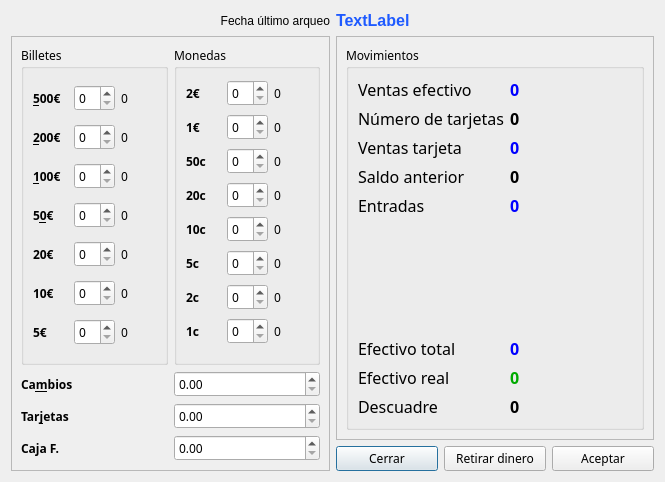
<?xml version="1.0" encoding="UTF-8"?>
<ui version="4.0">
 <class>Cajas</class>
 <widget class="QDialog" name="Cajas">
  <property name="geometry">
   <rect>
    <x>0</x>
    <y>0</y>
    <width>665</width>
    <height>482</height>
   </rect>
  </property>
  <property name="windowTitle">
   <string>Arqueo de caja</string>
  </property>
  <layout class="QGridLayout" name="gridLayout_2">
   <item row="0" column="0">
    <widget class="QLabel" name="label_31">
     <property name="text">
      <string>Fecha último arqueo</string>
     </property>
     <property name="alignment">
      <set>Qt::AlignRight|Qt::AlignTrailing|Qt::AlignVCenter</set>
     </property>
    </widget>
   </item>
   <item row="0" column="1">
    <widget class="QLabel" name="labelFUArqueo">
     <property name="font">
      <font>
       <pointsize>12</pointsize>
       <weight>75</weight>
       <bold>true</bold>
      </font>
     </property>
     <property name="styleSheet">
      <string notr="true">color: rgb(30, 90, 255);</string>
     </property>
     <property name="text">
      <string>TextLabel</string>
     </property>
    </widget>
   </item>
   <item row="1" column="0" rowspan="2">
    <widget class="QFrame" name="frame">
     <property name="frameShape">
      <enum>QFrame::StyledPanel</enum>
     </property>
     <property name="frameShadow">
      <enum>QFrame::Raised</enum>
     </property>
     <layout class="QGridLayout" name="gridLayout">
      <item row="1" column="3">
       <widget class="QDoubleSpinBox" name="doubleSpinBoxCambios">
        <property name="font">
         <font>
          <family>Fira Sans</family>
         </font>
        </property>
        <property name="correctionMode">
         <enum>QAbstractSpinBox::CorrectToPreviousValue</enum>
        </property>
        <property name="showGroupSeparator" stdset="0">
         <bool>false</bool>
        </property>
        <property name="maximum">
         <double>9999.989999999999782</double>
        </property>
       </widget>
      </item>
      <item row="3" column="0">
       <widget class="QLabel" name="label_23">
        <property name="font">
         <font>
          <family>Fira Sans</family>
          <weight>75</weight>
          <bold>true</bold>
         </font>
        </property>
        <property name="text">
         <string>Caja F.</string>
        </property>
        <property name="buddy">
         <cstring>doubleSpinBoxCajaF</cstring>
        </property>
       </widget>
      </item>
      <item row="1" column="0">
       <widget class="QLabel" name="label_22">
        <property name="font">
         <font>
          <family>Fira Sans</family>
          <weight>75</weight>
          <bold>true</bold>
         </font>
        </property>
        <property name="text">
         <string>Ca&amp;mbios</string>
        </property>
        <property name="buddy">
         <cstring>doubleSpinBoxCambios</cstring>
        </property>
       </widget>
      </item>
      <item row="2" column="0">
       <widget class="QLabel" name="label_24">
        <property name="font">
         <font>
          <family>Fira Sans</family>
          <weight>75</weight>
          <bold>true</bold>
         </font>
        </property>
        <property name="text">
         <string>Tar&amp;jetas</string>
        </property>
        <property name="buddy">
         <cstring>doubleSpinBoxTarjetas</cstring>
        </property>
       </widget>
      </item>
      <item row="2" column="3">
       <widget class="QDoubleSpinBox" name="doubleSpinBoxTarjetas">
        <property name="font">
         <font>
          <family>Fira Sans</family>
         </font>
        </property>
        <property name="maximum">
         <double>9999.989999999999782</double>
        </property>
       </widget>
      </item>
      <item row="0" column="0">
       <widget class="QGroupBox" name="groupBox">
        <property name="font">
         <font>
          <family>Fira Sans</family>
         </font>
        </property>
        <property name="title">
         <string>Billetes</string>
        </property>
        <layout class="QGridLayout" name="gridLayout_5">
         <item row="2" column="0">
          <widget class="QLabel" name="label_4">
           <property name="font">
            <font>
             <family>Fira Sans</family>
             <weight>75</weight>
             <bold>true</bold>
            </font>
           </property>
           <property name="text">
            <string>&amp;200€</string>
           </property>
           <property name="buddy">
            <cstring>spinBox200</cstring>
           </property>
          </widget>
         </item>
         <item row="0" column="1">
          <widget class="QSpinBox" name="spinBox500"/>
         </item>
         <item row="3" column="0">
          <widget class="QLabel" name="label_5">
           <property name="font">
            <font>
             <family>Fira Sans</family>
             <weight>75</weight>
             <bold>true</bold>
            </font>
           </property>
           <property name="text">
            <string>&amp;100€</string>
           </property>
           <property name="buddy">
            <cstring>spinBox100</cstring>
           </property>
          </widget>
         </item>
         <item row="6" column="1">
          <widget class="QSpinBox" name="spinBox20"/>
         </item>
         <item row="6" column="0">
          <widget class="QLabel" name="label_7">
           <property name="font">
            <font>
             <family>Fira Sans</family>
             <weight>75</weight>
             <bold>true</bold>
            </font>
           </property>
           <property name="text">
            <string>20€</string>
           </property>
           <property name="buddy">
            <cstring>spinBox20</cstring>
           </property>
          </widget>
         </item>
         <item row="3" column="1">
          <widget class="QSpinBox" name="spinBox100"/>
         </item>
         <item row="5" column="0">
          <widget class="QLabel" name="label_6">
           <property name="font">
            <font>
             <family>Fira Sans</family>
             <weight>75</weight>
             <bold>true</bold>
            </font>
           </property>
           <property name="text">
            <string>5&amp;0€</string>
           </property>
           <property name="buddy">
            <cstring>spinBox50</cstring>
           </property>
          </widget>
         </item>
         <item row="2" column="1">
          <widget class="QSpinBox" name="spinBox200"/>
         </item>
         <item row="5" column="1">
          <widget class="QSpinBox" name="spinBox50"/>
         </item>
         <item row="7" column="0">
          <widget class="QLabel" name="label_8">
           <property name="font">
            <font>
             <family>Fira Sans</family>
             <weight>75</weight>
             <bold>true</bold>
            </font>
           </property>
           <property name="text">
            <string>10€</string>
           </property>
           <property name="buddy">
            <cstring>spinBox10</cstring>
           </property>
          </widget>
         </item>
         <item row="8" column="0">
          <widget class="QLabel" name="label_9">
           <property name="font">
            <font>
             <family>Fira Sans</family>
             <weight>75</weight>
             <bold>true</bold>
            </font>
           </property>
           <property name="text">
            <string>5€</string>
           </property>
           <property name="buddy">
            <cstring>spinBox5</cstring>
           </property>
          </widget>
         </item>
         <item row="0" column="0">
          <widget class="QLabel" name="label_3">
           <property name="font">
            <font>
             <family>Fira Sans</family>
             <weight>75</weight>
             <bold>true</bold>
            </font>
           </property>
           <property name="text">
            <string>&amp;500€</string>
           </property>
           <property name="buddy">
            <cstring>spinBox500</cstring>
           </property>
          </widget>
         </item>
         <item row="8" column="1">
          <widget class="QSpinBox" name="spinBox5"/>
         </item>
         <item row="7" column="1">
          <widget class="QSpinBox" name="spinBox10"/>
         </item>
         <item row="0" column="2">
          <widget class="QLabel" name="label500">
           <property name="text">
            <string>0</string>
           </property>
          </widget>
         </item>
         <item row="2" column="2">
          <widget class="QLabel" name="label200">
           <property name="text">
            <string>0</string>
           </property>
          </widget>
         </item>
         <item row="3" column="2">
          <widget class="QLabel" name="label100">
           <property name="text">
            <string>0</string>
           </property>
          </widget>
         </item>
         <item row="5" column="2">
          <widget class="QLabel" name="label50">
           <property name="text">
            <string>0</string>
           </property>
          </widget>
         </item>
         <item row="6" column="2">
          <widget class="QLabel" name="label20">
           <property name="text">
            <string>0</string>
           </property>
          </widget>
         </item>
         <item row="7" column="2">
          <widget class="QLabel" name="label10">
           <property name="text">
            <string>0</string>
           </property>
          </widget>
         </item>
         <item row="8" column="2">
          <widget class="QLabel" name="label5">
           <property name="text">
            <string>0</string>
           </property>
          </widget>
         </item>
        </layout>
       </widget>
      </item>
      <item row="0" column="3">
       <widget class="QGroupBox" name="groupBox_2">
        <property name="font">
         <font>
          <family>Fira Sans</family>
         </font>
        </property>
        <property name="title">
         <string>Monedas</string>
        </property>
        <layout class="QGridLayout" name="gridLayout_7">
         <item row="7" column="1">
          <widget class="QSpinBox" name="spinBox5c"/>
         </item>
         <item row="5" column="1">
          <widget class="QSpinBox" name="spinBox20c"/>
         </item>
         <item row="9" column="1">
          <widget class="QSpinBox" name="spinBox1c"/>
         </item>
         <item row="4" column="0">
          <widget class="QLabel" name="label_10">
           <property name="font">
            <font>
             <family>Fira Sans</family>
             <weight>75</weight>
             <bold>true</bold>
            </font>
           </property>
           <property name="text">
            <string>50c</string>
           </property>
           <property name="buddy">
            <cstring>spinBox50c</cstring>
           </property>
          </widget>
         </item>
         <item row="6" column="0">
          <widget class="QLabel" name="label_16">
           <property name="font">
            <font>
             <family>Fira Sans</family>
             <weight>75</weight>
             <bold>true</bold>
            </font>
           </property>
           <property name="text">
            <string>10c</string>
           </property>
           <property name="buddy">
            <cstring>spinBox10c</cstring>
           </property>
          </widget>
         </item>
         <item row="0" column="0">
          <widget class="QLabel" name="label_14">
           <property name="font">
            <font>
             <family>Fira Sans</family>
             <weight>75</weight>
             <bold>true</bold>
            </font>
           </property>
           <property name="text">
            <string>2€</string>
           </property>
           <property name="buddy">
            <cstring>spinBox2</cstring>
           </property>
          </widget>
         </item>
         <item row="0" column="1">
          <widget class="QSpinBox" name="spinBox2"/>
         </item>
         <item row="7" column="0">
          <widget class="QLabel" name="label_15">
           <property name="font">
            <font>
             <family>Fira Sans</family>
             <weight>75</weight>
             <bold>true</bold>
            </font>
           </property>
           <property name="text">
            <string>5c</string>
           </property>
           <property name="buddy">
            <cstring>spinBox5c</cstring>
           </property>
          </widget>
         </item>
         <item row="4" column="1">
          <widget class="QSpinBox" name="spinBox50c"/>
         </item>
         <item row="8" column="0">
          <widget class="QLabel" name="label_11">
           <property name="font">
            <font>
             <family>Fira Sans</family>
             <weight>75</weight>
             <bold>true</bold>
            </font>
           </property>
           <property name="text">
            <string>2c</string>
           </property>
           <property name="buddy">
            <cstring>spinBox2c</cstring>
           </property>
          </widget>
         </item>
         <item row="9" column="0">
          <widget class="QLabel" name="label_17">
           <property name="font">
            <font>
             <family>Fira Sans</family>
             <weight>75</weight>
             <bold>true</bold>
            </font>
           </property>
           <property name="text">
            <string>1c</string>
           </property>
           <property name="buddy">
            <cstring>spinBox1c</cstring>
           </property>
          </widget>
         </item>
         <item row="8" column="1">
          <widget class="QSpinBox" name="spinBox2c"/>
         </item>
         <item row="3" column="0">
          <widget class="QLabel" name="label_13">
           <property name="font">
            <font>
             <family>Fira Sans</family>
             <weight>75</weight>
             <bold>true</bold>
            </font>
           </property>
           <property name="text">
            <string>1€</string>
           </property>
           <property name="buddy">
            <cstring>spinBox1</cstring>
           </property>
          </widget>
         </item>
         <item row="5" column="0">
          <widget class="QLabel" name="label_12">
           <property name="font">
            <font>
             <family>Fira Sans</family>
             <weight>75</weight>
             <bold>true</bold>
            </font>
           </property>
           <property name="text">
            <string>20c</string>
           </property>
           <property name="buddy">
            <cstring>spinBox20c</cstring>
           </property>
          </widget>
         </item>
         <item row="3" column="1">
          <widget class="QSpinBox" name="spinBox1"/>
         </item>
         <item row="6" column="1">
          <widget class="QSpinBox" name="spinBox10c"/>
         </item>
         <item row="0" column="2">
          <widget class="QLabel" name="label2">
           <property name="text">
            <string>0</string>
           </property>
          </widget>
         </item>
         <item row="3" column="2">
          <widget class="QLabel" name="label1">
           <property name="text">
            <string>0</string>
           </property>
          </widget>
         </item>
         <item row="4" column="2">
          <widget class="QLabel" name="label50c">
           <property name="text">
            <string>0</string>
           </property>
          </widget>
         </item>
         <item row="5" column="2">
          <widget class="QLabel" name="label20c">
           <property name="text">
            <string>0</string>
           </property>
          </widget>
         </item>
         <item row="6" column="2">
          <widget class="QLabel" name="label10c">
           <property name="text">
            <string>0</string>
           </property>
          </widget>
         </item>
         <item row="7" column="2">
          <widget class="QLabel" name="label5c">
           <property name="text">
            <string>0</string>
           </property>
          </widget>
         </item>
         <item row="8" column="2">
          <widget class="QLabel" name="label2c">
           <property name="text">
            <string>0</string>
           </property>
          </widget>
         </item>
         <item row="9" column="2">
          <widget class="QLabel" name="label1c">
           <property name="text">
            <string>0</string>
           </property>
          </widget>
         </item>
        </layout>
       </widget>
      </item>
      <item row="3" column="3">
       <widget class="QDoubleSpinBox" name="doubleSpinBoxCajaF">
        <property name="font">
         <font>
          <family>Fira Sans</family>
         </font>
        </property>
        <property name="maximum">
         <double>9999.989999999999782</double>
        </property>
       </widget>
      </item>
     </layout>
     <zorder>groupBox</zorder>
     <zorder>groupBox_2</zorder>
     <zorder>label_22</zorder>
     <zorder>label_23</zorder>
     <zorder>doubleSpinBoxCambios</zorder>
     <zorder>doubleSpinBoxCajaF</zorder>
     <zorder>label_24</zorder>
     <zorder>doubleSpinBoxTarjetas</zorder>
    </widget>
   </item>
   <item row="1" column="1">
    <widget class="QFrame" name="frame_2">
     <property name="frameShape">
      <enum>QFrame::StyledPanel</enum>
     </property>
     <property name="frameShadow">
      <enum>QFrame::Raised</enum>
     </property>
     <layout class="QGridLayout" name="gridLayout_3">
      <item row="1" column="0">
       <widget class="QGroupBox" name="groupBox_3">
        <property name="font">
         <font>
          <family>Fira Sans</family>
         </font>
        </property>
        <property name="title">
         <string>Movimientos</string>
        </property>
        <layout class="QGridLayout" name="gridLayout_6">
         <item row="1" column="1">
          <widget class="QLabel" name="labelNumeroTarjetas">
           <property name="font">
            <font>
             <family>Fira Sans</family>
             <pointsize>12</pointsize>
             <weight>75</weight>
             <bold>true</bold>
            </font>
           </property>
           <property name="text">
            <string>0</string>
           </property>
          </widget>
         </item>
         <item row="6" column="0">
          <widget class="QLabel" name="label_29">
           <property name="font">
            <font>
             <family>Fira Sans</family>
             <pointsize>12</pointsize>
             <weight>50</weight>
             <bold>false</bold>
            </font>
           </property>
           <property name="text">
            <string>Efectivo total</string>
           </property>
          </widget>
         </item>
         <item row="3" column="1">
          <widget class="QLabel" name="labelSaldoAnterior">
           <property name="font">
            <font>
             <family>Fira Sans</family>
             <pointsize>12</pointsize>
             <weight>75</weight>
             <bold>true</bold>
            </font>
           </property>
           <property name="text">
            <string>0</string>
           </property>
          </widget>
         </item>
         <item row="6" column="1">
          <widget class="QLabel" name="labelEfectivoTotal">
           <property name="font">
            <font>
             <family>Fira Sans</family>
             <pointsize>12</pointsize>
             <weight>75</weight>
             <bold>true</bold>
            </font>
           </property>
           <property name="styleSheet">
            <string notr="true">color: rgb(0, 0, 255);</string>
           </property>
           <property name="text">
            <string>0</string>
           </property>
          </widget>
         </item>
         <item row="2" column="1">
          <widget class="QLabel" name="label_ventasTarjeta">
           <property name="font">
            <font>
             <family>Fira Sans</family>
             <pointsize>12</pointsize>
             <weight>75</weight>
             <bold>true</bold>
            </font>
           </property>
           <property name="styleSheet">
            <string notr="true">color: rgb(0, 0, 255);</string>
           </property>
           <property name="text">
            <string>0</string>
           </property>
          </widget>
         </item>
         <item row="4" column="0">
          <widget class="QLabel" name="label_20">
           <property name="font">
            <font>
             <family>Fira Sans</family>
             <pointsize>12</pointsize>
             <weight>50</weight>
             <bold>false</bold>
            </font>
           </property>
           <property name="text">
            <string>Entradas</string>
           </property>
          </widget>
         </item>
         <item row="3" column="0">
          <widget class="QLabel" name="label_19">
           <property name="font">
            <font>
             <family>Fira Sans</family>
             <pointsize>12</pointsize>
             <weight>50</weight>
             <bold>false</bold>
            </font>
           </property>
           <property name="text">
            <string>Saldo anterior</string>
           </property>
          </widget>
         </item>
         <item row="2" column="0">
          <widget class="QLabel" name="label_2">
           <property name="font">
            <font>
             <family>Fira Sans</family>
             <pointsize>12</pointsize>
             <weight>50</weight>
             <bold>false</bold>
            </font>
           </property>
           <property name="text">
            <string>Ventas tarjeta</string>
           </property>
          </widget>
         </item>
         <item row="0" column="0">
          <widget class="QLabel" name="label">
           <property name="font">
            <font>
             <family>Fira Sans</family>
             <pointsize>12</pointsize>
             <weight>50</weight>
             <bold>false</bold>
            </font>
           </property>
           <property name="text">
            <string>Ventas efectivo</string>
           </property>
          </widget>
         </item>
         <item row="8" column="0">
          <widget class="QLabel" name="label_27">
           <property name="font">
            <font>
             <family>Fira Sans</family>
             <pointsize>12</pointsize>
             <weight>50</weight>
             <bold>false</bold>
            </font>
           </property>
           <property name="text">
            <string>Descuadre</string>
           </property>
          </widget>
         </item>
         <item row="4" column="1">
          <widget class="QLabel" name="labelEntradas">
           <property name="font">
            <font>
             <family>Fira Sans</family>
             <pointsize>12</pointsize>
             <weight>75</weight>
             <bold>true</bold>
            </font>
           </property>
           <property name="styleSheet">
            <string notr="true">color: rgb(0, 0, 255);</string>
           </property>
           <property name="text">
            <string>0</string>
           </property>
          </widget>
         </item>
         <item row="7" column="0">
          <widget class="QLabel" name="label_28">
           <property name="font">
            <font>
             <family>Fira Sans</family>
             <pointsize>12</pointsize>
             <weight>50</weight>
             <bold>false</bold>
            </font>
           </property>
           <property name="text">
            <string>Efectivo real</string>
           </property>
          </widget>
         </item>
         <item row="5" column="0">
          <spacer name="verticalSpacer">
           <property name="orientation">
            <enum>Qt::Vertical</enum>
           </property>
           <property name="sizeHint" stdset="0">
            <size>
             <width>20</width>
             <height>40</height>
            </size>
           </property>
          </spacer>
         </item>
         <item row="7" column="1">
          <widget class="QLabel" name="labelEfectivoR">
           <property name="font">
            <font>
             <family>Fira Sans</family>
             <pointsize>12</pointsize>
             <weight>75</weight>
             <bold>true</bold>
            </font>
           </property>
           <property name="styleSheet">
            <string notr="true">color: rgb(0, 170, 0);</string>
           </property>
           <property name="text">
            <string>0</string>
           </property>
          </widget>
         </item>
         <item row="8" column="1">
          <widget class="QLabel" name="labelDescuadre">
           <property name="font">
            <font>
             <family>Fira Sans</family>
             <pointsize>12</pointsize>
             <weight>75</weight>
             <bold>true</bold>
            </font>
           </property>
           <property name="text">
            <string>0</string>
           </property>
          </widget>
         </item>
         <item row="1" column="0">
          <widget class="QLabel" name="label_18">
           <property name="font">
            <font>
             <family>Fira Sans</family>
             <pointsize>12</pointsize>
             <weight>50</weight>
             <bold>false</bold>
            </font>
           </property>
           <property name="text">
            <string>Número de tarjetas</string>
           </property>
          </widget>
         </item>
         <item row="0" column="1">
          <widget class="QLabel" name="label_ventasEfectivo">
           <property name="font">
            <font>
             <family>Fira Sans</family>
             <pointsize>12</pointsize>
             <weight>75</weight>
             <bold>true</bold>
            </font>
           </property>
           <property name="styleSheet">
            <string notr="true">color: rgb(0, 0, 255);</string>
           </property>
           <property name="frameShape">
            <enum>QFrame::NoFrame</enum>
           </property>
           <property name="text">
            <string>0</string>
           </property>
           <property name="textFormat">
            <enum>Qt::AutoText</enum>
           </property>
          </widget>
         </item>
        </layout>
       </widget>
      </item>
     </layout>
    </widget>
   </item>
   <item row="2" column="1">
    <layout class="QHBoxLayout" name="horizontalLayout">
     <item>
      <widget class="QPushButton" name="pushButtonCerrar">
       <property name="font">
        <font>
         <family>Fira Sans</family>
        </font>
       </property>
       <property name="text">
        <string>Cerrar</string>
       </property>
      </widget>
     </item>
     <item>
      <widget class="QPushButton" name="pushButtonRetirarDinero">
       <property name="font">
        <font>
         <family>Fira Sans</family>
        </font>
       </property>
       <property name="text">
        <string>Retirar dinero</string>
       </property>
      </widget>
     </item>
     <item>
      <widget class="QPushButton" name="pushButtonAceptar">
       <property name="font">
        <font>
         <family>Fira Sans</family>
        </font>
       </property>
       <property name="text">
        <string>Aceptar</string>
       </property>
      </widget>
     </item>
    </layout>
   </item>
  </layout>
 </widget>
 <tabstops>
  <tabstop>doubleSpinBoxCambios</tabstop>
  <tabstop>doubleSpinBoxTarjetas</tabstop>
  <tabstop>doubleSpinBoxCajaF</tabstop>
  <tabstop>spinBox500</tabstop>
  <tabstop>spinBox200</tabstop>
  <tabstop>spinBox100</tabstop>
  <tabstop>spinBox50</tabstop>
  <tabstop>spinBox20</tabstop>
  <tabstop>spinBox10</tabstop>
  <tabstop>spinBox5</tabstop>
  <tabstop>spinBox2</tabstop>
  <tabstop>spinBox1</tabstop>
  <tabstop>spinBox50c</tabstop>
  <tabstop>spinBox20c</tabstop>
  <tabstop>spinBox10c</tabstop>
  <tabstop>spinBox5c</tabstop>
  <tabstop>spinBox2c</tabstop>
  <tabstop>spinBox1c</tabstop>
  <tabstop>pushButtonCerrar</tabstop>
  <tabstop>pushButtonRetirarDinero</tabstop>
  <tabstop>pushButtonAceptar</tabstop>
 </tabstops>
 <resources/>
 <connections>
  <connection>
   <sender>pushButtonCerrar</sender>
   <signal>clicked()</signal>
   <receiver>Cajas</receiver>
   <slot>close()</slot>
   <hints>
    <hint type="sourcelabel">
     <x>580</x>
     <y>406</y>
    </hint>
    <hint type="destinationlabel">
     <x>542</x>
     <y>413</y>
    </hint>
   </hints>
  </connection>
 </connections>
</ui>
